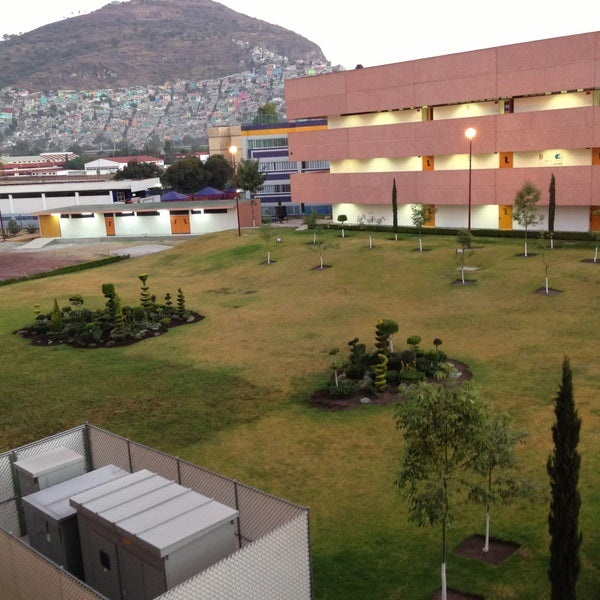
#> input picture 2.-Visión Artificial/0.-Img/UPIITA_1.jpg, 600 x 600 px; the run also reads 1 picture not shown here
$ python '5.-Diferencias Entre Imagenes.py'
#> lines starting #> are read from the running program, lines starting #| are printed output that depends on the picture; after the words box and inside, x2 and y2 are one past the last pixel; in counts of white or black regions, pixels touching at a corner belong together
#IMPORTACIÓN DE LIBRERÍAS:
import cv2 as cv #Librería OpenCV: Sirve para todo tipo de operaciones de visión artificial

#ENCONTRAR LAS DIFERENCIAS ENTRE DOS IMÁGENES: Se puede encontrar la diferencia entre dos imágenes simplemente restándolas.
imgu1 = cv.imread('0.-Img/UPIITA_1.jpg', 1) #Imagen RGB obtenida con el método imread()
#> imgu1 is the input picture: shape (600, 600, 3); mean B, G, R 91.4, 112.9, 125
imgu2 = cv.imread('0.-Img/UPIITA_2.jpg', 1) #Imagen RGB obtenida con el método imread()
#cv.subtract(): Método que hace la resta entre dos imágenes, en específico resta la imagen del primer parámetro menos la del
#segundo, esto indicará las diferencias entre ellas.
imgDif = cv.subtract(imgu1, imgu2)
#imwrite(): Método de la librería OpenCV que sirve para guardar una imagen, como primer parámetro tengo que poner el
#nombre con el que se guardará la imagen con todo y extensión y en el segundo debo poner la variable de la que extrae
#la imagen.
cv.imwrite('0.-Img/Subtract.jpg', imgDif)
cv.imshow("Substract", imgDif) #Mostrar una ventana que tenga como título el 1er parametro y muestre la imagen del 2do
cv.imshow("Imagen 1", imgu1) #Mostrar una ventana que tenga como título el 1er parametro y muestre la imagen del 2do
cv.imshow("Imagen 2", imgu2) #Mostrar una ventana que tenga como título el 1er parametro y muestre la imagen del 2do
#NO DEJAR QUE SE CIERREN LAS VENTANAS: Las siguientes dos líneas de código sirven para que no se cierre la ventana.
cv.waitKey(0) #Mostrar la ventana hasta que se presione la tecla X
cv.destroyAllWindows() #Destruir todas las ventanas después de cerrarlas con el comando

img1 = cv.imread('0.-Img/Subtract.jpg', 1) #Imagen RGB obtenida con el método imread()
#copy(): Este método se debe aplicar a un objeto de la librería OpenCV y sirve para crear una copia del objeto al que se esté
#aplicando para poder guardarse en una variable extra.
#Se crea una copia de la imagen original para que cuando se modifique la imagen original, de donde se obtendrá el resultado del
#color, y cuando ya no quiera que se vea esa modificación, debe haber una imagen que refresque la interfaz y muestre la imagen
#original, por eso es que se creó esta copia.
img_copy = img1.copy()
#cvtColor(): Método de la librería OpenCV que recibe como primer parámetro una imagen RGB y en su segundo parámetro recibe un
#atributo de OpenCV llamado cv.COLOR_BGR2GRAY para convertir una imagen RGB a su escala de grises.
img_gray = cv.cvtColor(img1, cv.COLOR_BGR2GRAY)
#cv.blur(): El método recibe la imagen o video original y luego el tamaño del Kernel que va a aplicar para realizar el
#filtro Gaussiano de suavizado, que puede ser una matriz de tamaño: 3X3, 5X5, 7X7, 10X10 o 31X31.
#En este caso se aplica el suavizado para poder identificar de mejor manera los objetos, ya que en la sintonización, pueden salir
#bordes separados de un mismo objeto, confundiéndolo así como si fueran varios cuando es uno solo, de esta manera se expanden los
#pixeles para que se vea como un solo objeto. Pero hay que tener cuidado, que si el Kernel es muy grande, no identificará los
#objetos. Con un Kernel de (30, 30) no lo identifica pero con uno de (10, 10) si lo identifica.
suavizado = cv.blur(img_gray, (5, 5))

#FUNCIONES DE SINTONIZACIÓN DE IMAGEN:
#Función para umbralizar y crear una imagen binaria:
def Imagen_Binaria(umbral):
#> called with umbral = 0
    global img_umbral
    #cv.threshold(): Este método sirve para umbralizar una imagen, en ella se le pasa como primer parámetro la imagen en escala de
    #grises que va a umbralizar, a continuación se indica el valor del umbral, el valor máximo que puede alcanzar el umbral y se
    #especifica que el resultado debe ser una imagen binaria con un atributo de OpenCV llamado cv.THRESH_BINARY o si se quiere el
    #inverso se puede usar cv.THRESH_BINARY_INV, en este caso se usa un guión bajo antes del nombre de la variable, porque esta es
    #una variable interna.
    #El guión bajo también usa para ignorar valores específicos, si no se necesita algún valor en específico del método, o no usa
    #estos valores, simplemente se asignan estos valores a la "variable" representada con un guión bajo, en python el orden del
    #guión importa, ya que indica qué variable es la que será interna.
    _, img_umbral = cv.threshold(img_gray, umbral, 255, cv.THRESH_BINARY)
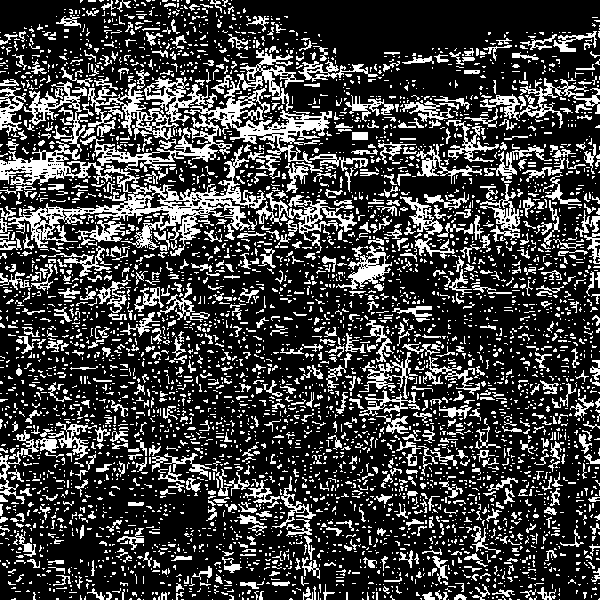
#> img_umbral: shape (600, 600); 25.1% white in thin lines or dots
    #imshow(): Con el método se puede mostrar una imagen, el primer parámetro es el nombre de la ventana donde aparecerá la imagen
    #y el segundo parámetro es la imagen recopilada con el método imread()
    cv.imshow('Umbralizacion', img_umbral) #Mostrar una ventana que tenga como título el 1er parametro y muestre la imagen del 2do

#Función para encontrar contornos de una imagen:
def Contorno():
    #cv.findContours(): Este método sirve para encontrar los contornos en una imagen, se puede utilizar en vez del filtro Canny, al
    #método se le pasa como primer parámetro la imagen en escala de grises, en las imágenes existen varios tipos de contornos, estos
    #pueden tener jerarquías de dentro hacia fuera o pueden no tenerlas, esto depende del segundo parámetro que se le pase en el
    #método, en este caso vamos a utilizar el parámetro cv.RETR_LIST para que no muestre jerarquía en los bordes que encuentre,
    #posteriormente se le debe indicar en el tercer parámetro la forma en la que se va a guardar la información recabada, ya que
    #puede guardar todos los puntos del contorno identificado o solo guardar los puntos de las esquinas que conforman el contorno,
    #para que guarde todos los puntos de los contornos se le indica con el atributo cv.CHAIN_APPROX_NONE, para guardar solo las
    #esquinas se usa el atributo cv.CHAIN_APPROX_SIMPLE.
    Contornos, _ = cv.findContours(img_umbral, cv.RETR_LIST, cv.CHAIN_APPROX_NONE)
#> Contornos = 5264 contours, 4797 with area under 20; largest, box (x1, y1, x2, y2) and area: (0, 50, 332, 186) 7651, (8, 145, 266, 256) 5196, (88, 83, 179, 140) 1387, (256, 192, 357, 241) 1001, (24, 81, 94, 152) 892
    for borde in Contornos:
        #print(): Imprime en consola el mensaje que se incluya dentro de su paréntesis en forma de string
        #Medición de distancia, area, densidad, etc. de las figuras identificadas en las imágenes, estas se hacen a partir de
        #las herramientas de Contour Features de la librería OpenCV, cuya documentación es la siguiente:
        #https://docs.opencv.org/4.x/dd/d49/tutorial_py_contour_features.html
        #contourArea(): Función que sirve para medir áreas, para ello se debe haber obtenido el contorno de una figura en una
        #imagen, esta se obtiene en área de pixeles, por lo que no se considera como un área tal cual del mundo real.
        print(cv.contourArea(borde))
#> this loop made 5264 passes
#> borde on passes 1, 2, 4: [[559, 599]], [[517, 599], [518, 599], [519, 599], [518, 599]], [[448, 599]]
#| 0.0
#| 0.0
#| 0.0
#| 0.0
#| 0.0
#| 0.0
#| 0.0
#| 0.0
#> (further printed lines are left out)
    print("--------------------------")
    #Copia de la imagen para poder actualizarla.
    img2 = img_copy.copy()
    #cv.drawContours(): Método que sirve para dibujar los contornos recabados con el método cv.findContours(), para ello primero se
    #debe indicar en qué imagen se va a dibujar el contorno, no debe ser la misma de la que se obtuvieron los contornos, después se
    #indica en el segundo parámetro la variable en donde están almacenados los contornos, en el tercer parámero se establece si se
    #quiere que sea hueco o sólido el contorno, como se busca que sea sólido se pone -1, si fuera hueco, en esta parte se indicaría
    #los pixeles del perímetro (borde) del contorno, posteriormente se indica el color y finalmente los contornos que quiero que
    #muestre.
    color_contorno = (10, 100, 200) #Variable que almacena un color BGR
    cv.drawContours(img2, Contornos, -1, color_contorno, 3)
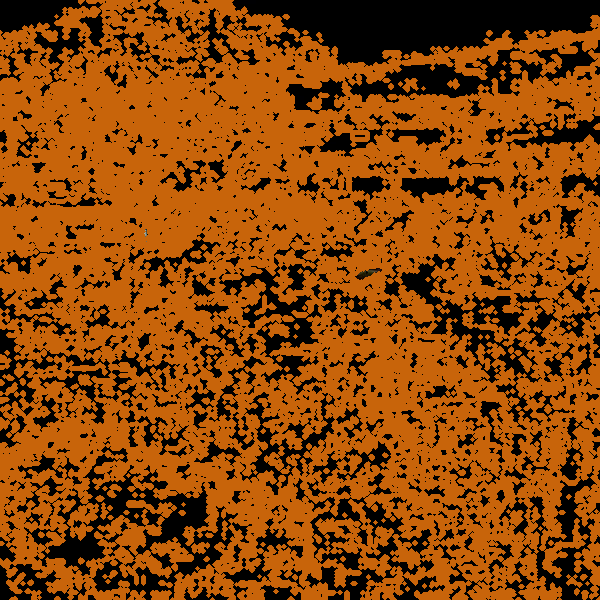
#> img2: shape (600, 600, 3); mean B, G, R 7, 70.1, 140.2
    cv.imshow('Imagen contornos', img2) #Mostrar una ventana que tenga como título el 1er parametro y muestre la imagen del 2do

#Función que ejecuta las dos funciones anteriores, primero umbralizando la imagen y luego obteniendo sus contornos:
def Actualizar_imagen(umbral):
    Imagen_Binaria(umbral)
    Contorno()

#Ejecución de la función Actualizar_imagen() con un umbral inicial de 0, ya que este cambiará con el valor del Trackbar
Actualizar_imagen(0)

#cv.createTrackbar(): Este método sirve para crear y mostrar una barra sobre una ventana específica que muestra una imagen o
#video, esto para variar cierto valor en tiempo real, este recibe los siguientes parámetros:
#   - Nombre de la barra (Track bar)
#   - Ventana a la cual se aplicará, esta debe tener el mismo nombre que la ventana creada con el método cv.namedWindow() y a la
#   cual se aplicará el método canny.
#   - Valor mínimo de la barra.
#   - Valor máximo de la barra.
#   - Función que a fuerza se debe ejecutar cuando se mueva la barra, esta puede ejecutar una acción o no hacer nada.
cv.createTrackbar('Umbral', 'Imagen contornos', 0, 255, Actualizar_imagen)

#NO DEJAR QUE SE CIERREN LAS VENTANAS: Las siguientes dos líneas de código sirven para que no se cierre la ventana.
cv.waitKey(0) #Mostrar la ventana hasta que se presione la tecla X
cv.destroyAllWindows() #Destruir todas las ventanas después de cerrarlas con el comando


#MOSTRAR UNA FLECHA PARA INDENTIFICAR LOS OBJETOS QUE DIFERENCÍAN UNA IMAGEN DE LA OTRA
umbral = 18 #Indica el umbral a partir del cual se identifica las diferencias de mejor manera
flecha = 40 #Indica el ancho de la flecha que queremos mostrar
grosor = 3 #Indica el grosor de la flecha
color = (0, 0, 255) #Color de la flecha en BGR

#cv.threshold(): Este método sirve para umbralizar una imagen, en ella se le pasa como primer parámetro la imagen en escala de
#grises que va a umbralizar, a continuación se indica el valor del umbral, el valor máximo que puede alcanzar el umbral y se
#especifica que el resultado debe ser una imagen binaria con un atributo de OpenCV llamado cv.THRESH_BINARY o si se quiere el
#inverso se puede usar cv.THRESH_BINARY_INV, en este caso se usa un guión bajo antes del nombre de la variable, porque esta es
#una variable interna.
#El guión bajo también usa para ignorar valores específicos, si no se necesita algún valor en específico del método, o no usa
#estos valores, simplemente se asignan estos valores a la "variable" representada con un guión bajo, en python el orden del
#guión importa, ya que indica qué variable es la que será interna.
_, img_umbral = cv.threshold(img_gray, umbral, 255, cv.THRESH_BINARY_INV)
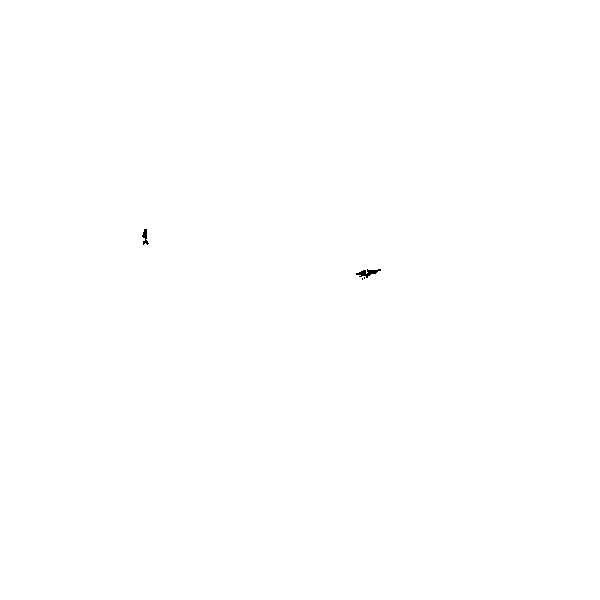
#> img_umbral: shape (600, 600); 100% white; 4 black regions (2 under 20 px)
#cv.findContours(): Este método sirve para encontrar los contornos en una imagen, se puede utilizar en vez del filtro Canny, al
#método se le pasa como primer parámetro la imagen en escala de grises, en las imágenes existen varios tipos de contornos, estos
#pueden tener jerarquías de dentro hacia fuera o pueden no tenerlas, esto depende del segundo parámetro que se le pase en el
#método, en este caso vamos a utilizar el parámetro cv.RETR_LIST para que no muestre jerarquía en los bordes que encuentre,
#posteriormente se le debe indicar en el tercer parámetro la forma en la que se va a guardar la información recabada, ya que
#puede guardar todos los puntos del contorno identificado o solo guardar los puntos de las esquinas que conforman el contorno,
#para que guarde todos los puntos de los contornos se le indica con el atributo cv.CHAIN_APPROX_NONE, para guardar solo las
#esquinas se usa el atributo cv.CHAIN_APPROX_SIMPLE.
Contornos, _ = cv.findContours(img_umbral, cv.RETR_LIST, cv.CHAIN_APPROX_NONE)
#> Contornos = 5 contours, 2 with area under 20; largest, box (x1, y1, x2, y2) and area: (0, 0, 600, 600) 358801, (355, 268, 382, 279) 136, (141, 228, 150, 246) 77
for objeto in Contornos:
    #cv.boundingRect(): Lo que hace este método es pintar un cuadro alrededor de un objeto, indicando cúanto mide el cuadro de
    #alto, de ancho y las coordenadas izquierda superior del recuadro que rodea los objetos identificados en la imagen, para ello
    #se debe analizar los contornos previamente identificados con el filtro de Canny o el método cv.findContours().
    x, y , ancho, alto = cv.boundingRect(objeto)
    #Como se quiere dibujar una flecha a la mitad del objeto, debemos encontrar la mitad de la altura para pintar la flecha ahí
    #con el método cv.arrowedLine().
    x_extremo1 = x + ancho + flecha
    y_extremo1 = y + int(alto/2) - flecha
    x_extremo2 = x + ancho
    y_extremo2 = y + int(alto/2)
    #arrowedLine(): Método que crea una flechita en la imagen que le indique en su primer parámetro, luego debo indicar el punto
    #de inicio, punto final, color y grosor de la flechita. El color se indica en formato BGR y si la imagen fue obtenida en
    #formato de grises, este color no se respetará y aparecerá en formato de grises también. Este se debe poner antes de la
    #instrucción imshow().
    cv.arrowedLine(imgu1, (x_extremo1, y_extremo1), (x_extremo2, y_extremo2), color, grosor)
#> this loop made 5 passes
#> (x, y, ancho, alto, x_extremo1, y_extremo1, x_extremo2, y_extremo2) on passes 1 to 5: (361, 277, 3, 4, 404, 239, 364, 279), (363, 276, 3, 4, 406, 238, 366, 278), (355, 268, 27, 11, 422, 233, 382, 273), (141, 228, 9, 18, 190, 197, 150, 237), (0, 0, 600, 600, 640, 260, 600, 300)
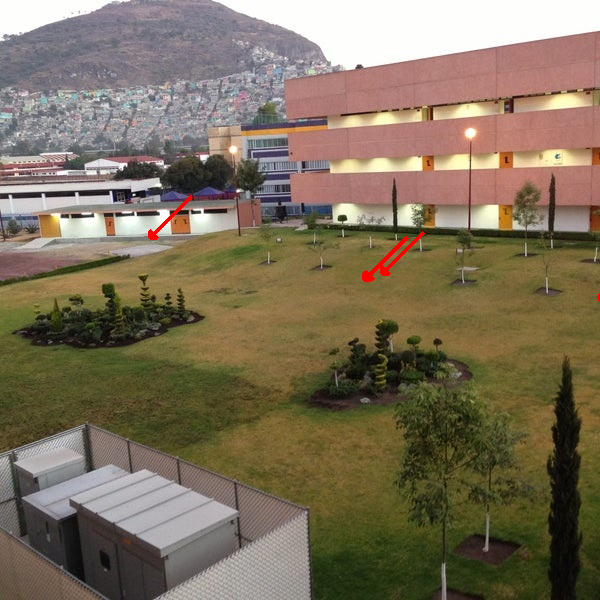
#> imgu1: shape (600, 600, 3); 0.24% of pixels changed, all inside (x1, y1, x2, y2) = (148, 195, 600, 302)

cv.imshow("Imagen 1", imgu1) #Mostrar una ventana que tenga como título el 1er parametro y muestre la imagen del 2do
cv.imshow("Imagen 2", imgu2) #Mostrar una ventana que tenga como título el 1er parametro y muestre la imagen del 2do
#NO DEJAR QUE SE CIERREN LAS VENTANAS: Las siguientes dos líneas de código sirven para que no se cierre la ventana.
cv.waitKey(0) #Mostrar la ventana hasta que se presione la tecla X
cv.destroyAllWindows() #Destruir todas las ventanas después de cerrarlas con el comando
